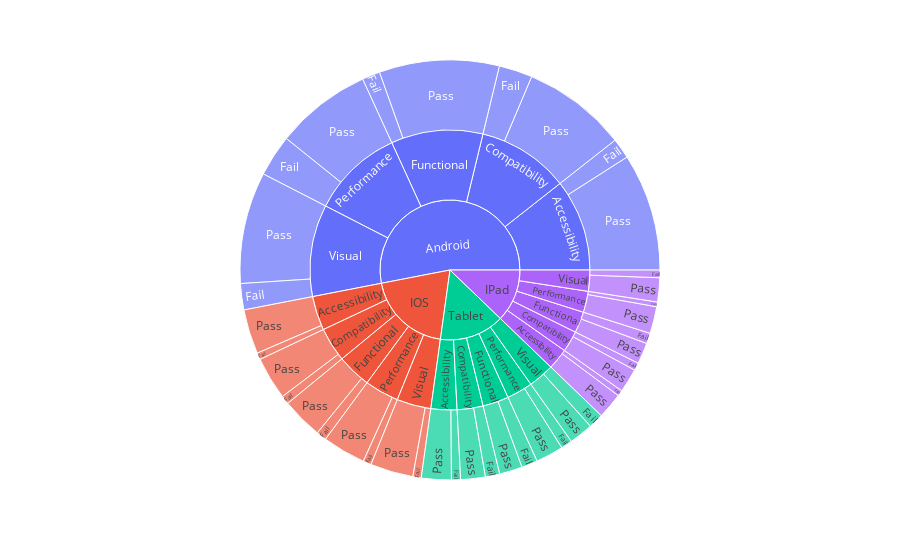

Here is the notebook cell this chart was saved with:
### Code cell
import plotly.express as px

fig = px.sunburst(df7, path=['DeviceId','Testing', 'Status'], values='value')
fig.show()

### Figure 1 — Plotly figure (JSON) as saved in the notebook; plotly's stock layout.template omitted (floating-point values rounded to 4 significant figures)
{"data": [{"branchvalues": "total", "domain": {"x": [0, 1], "y": [0, 1]}, "hovertemplate": "labels=%{label}<br>value=%{value}<br>parent=%{parent}<br>id=%{id}<extra></extra>", "ids": ["Android/Accessibility/Fail", "IOS/Accessibility/Fail", "IPad/Accessibility/Fail", "Tablet/Accessibility/Fail", "Android/Compatibility/Fail", "IOS/Compatibility/Fail", "IPad/Compatibility/Fail", "Tablet/Compatibility/Fail", "Android/Functional/Fail", "IOS/Functional/Fail", "IPad/Functional/Fail", "Tablet/Functional/Fail", "Android/Performance/Fail", "IOS/Performance/Fail", "IPad/Performance/Fail", "Tablet/Performance/Fail", "Android/Visual/Fail", "IOS/Visual/Fail", "IPad/Visual/Fail", "Tablet/Visual/Fail", "Android/Accessibility/Pass", "IOS/Accessibility/Pass", "IPad/Accessibility/Pass", "Tablet/Accessibility/Pass", "Android/Compatibility/Pass", "IOS/Compatibility/Pass", "IPad/Compatibility/Pass", "Tablet/Compatibility/Pass", "Android/Functional/Pass", "IOS/Functional/Pass", "IPad/Functional/Pass", "Tablet/Functional/Pass", "Android/Performance/Pass", "IOS/Performance/Pass", "IPad/Performance/Pass", "Tablet/Performance/Pass", "Android/Visual/Pass", "IOS/Visual/Pass", "IPad/Visual/Pass", "Tablet/Visual/Pass", "Android/Accessibility", "IOS/Accessibility", "IPad/Accessibility", "Tablet/Accessibility", "Android/Compatibility", "IOS/Compatibility", "IPad/Compatibility", "Tablet/Compatibility", "Android/Functional", "IOS/Functional", "IPad/Functional", "Tablet/Functional", "Android/Performance", "IOS/Performance", "IPad/Performance", "Tablet/Performance", "Android/Visual", "IOS/Visual", "IPad/Visual", "Tablet/Visual", "Android", "IOS", "IPad", "Tablet"], "labels": ["Fail", "Fail", "Fail", "Fail", "Fail", "Fail", "Fail", "Fail", "Fail", "Fail", "Fail", "Fail", "Fail", "Fail", "Fail", "Fail", "Fail", "Fail", "Fail", "Fail", "Pass", "Pass", "Pass", "Pass", "Pass", "Pass", "Pass", "Pass", "Pass", "Pass", "Pass", "Pass", "Pass", "Pass", "Pass", "Pass", "Pass", "Pass", "Pass", "Pass", "Accessibility", "Accessibility", "Accessibility", "Accessibility", "Compatibility", "Compatibility", "Compatibility", "Compatibility", "Functional", "Functional", "Functional", "Functional", "Performance", "Performance", "Performance", "Performance", "Visual", "Visual", "Visual", "Visual", "Android", "IOS", "IPad", "Tablet"], "name": "", "parents": ["Android/Accessibility", "IOS/Accessibility", "IPad/Accessibility", "Tablet/Accessibility", "Android/Compatibility", "IOS/Compatibility", "IPad/Compatibility", "Tablet/Compatibility", "Android/Functional", "IOS/Functional", "IPad/Functional", "Tablet/Functional", "Android/Performance", "IOS/Performance", "IPad/Performance", "Tablet/Performance", "Android/Visual", "IOS/Visual", "IPad/Visual", "Tablet/Visual", "Android/Accessibility", "IOS/Accessibility", "IPad/Accessibility", "Tablet/Accessibility", "Android/Compatibility", "IOS/Compatibility", "IPad/Compatibility", "Tablet/Compatibility", "Android/Functional", "IOS/Functional", "IPad/Functional", "Tablet/Functional", "Android/Performance", "IOS/Performance", "IPad/Performance", "Tablet/Performance", "Android/Visual", "IOS/Visual", "IPad/Visual", "Tablet/Visual", "Android", "IOS", "IPad", "Tablet", "Android", "IOS", "IPad", "Tablet", "Android", "IOS", "IPad", "Tablet", "Android", "IOS", "IPad", "Tablet", "Android", "IOS", "IPad", "Tablet", "", "", "", ""], "type": "sunburst", "values": [112, 37, 32, 50, 184, 47, 42, 79, 98, 56, 58, 88, 229, 45, 26, 62, 144, 46, 42, 82, 645, 245, 142, 164, 573, 235, 132, 135, 659, 226, 116, 126, 528, 237, 148, 152, 613, 236, 132, 132, 757, 282, 174, 214, 757, 282, 174, 214, 757, 282, 174, 214, 757, 282, 174, 214, 757, 282, 174, 214, 3785, 1410, 870, 1070]}], "layout": {"legend": {"tracegroupgap": 0}, "margin": {"t": 60}}}
